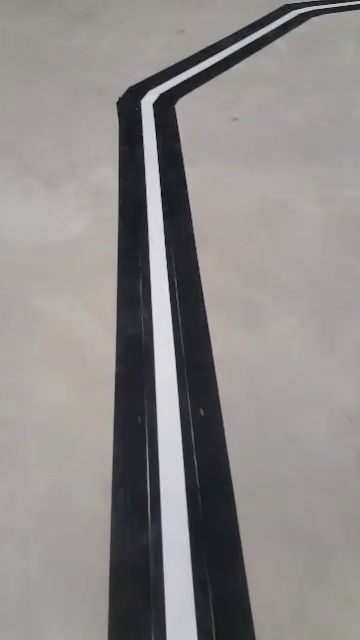
#> input picture frame 17 of white_line_1.mp4, 360 x 640 px, given in place of white_line_3.mp4, which was not available
$ python HOG.py   (older library calls are emulated)
#> lines starting #> are read from the running program, lines starting #| are printed output that depends on the picture; pictures that were not available may be replaced by others from this repository, and a replacement may not be noted
import matplotlib.pyplot as pyplot
import cv2 as cv
from time import sleep

from skimage.feature import hog
from skimage import exposure

cap = cv.VideoCapture("white_line_3.mp4")
# hog = cv.HOGDescriptor()

for i in range(1):
    ret, frame = cap.read()
    fd, hog_image = hog(frame, orientations=8, pixels_per_cell=(16,16),
                    cells_per_block=(1,1),visualize=True,multichannel=True)

    hog_image_rescaled = exposure.rescale_intensity(hog_image,in_range=(0,10))

    # cv.imshow("Normal", frame)
    cv.imshow("White line", hog_image_rescaled)
    # cv.imshow("Frame", edges)
    # sleep(0.05)

    if cv.waitKey(1) & 0xFF == ord("q"):
        break
#> this loop made 1 pass; (key q is pressed on pass 1)
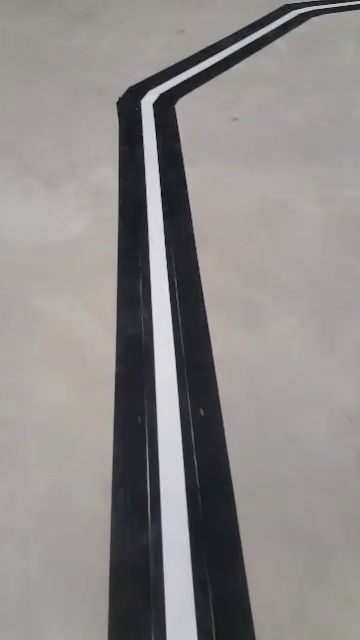
#> input picture frame 17 of white_line_1.mp4, 360 x 640 px, given in place of white_line_3.mp4, which was not available
#> pass 1, `fd, hog_image = hog(frame, orientations=8, pixels_per_cell=(16,16), ce..`:
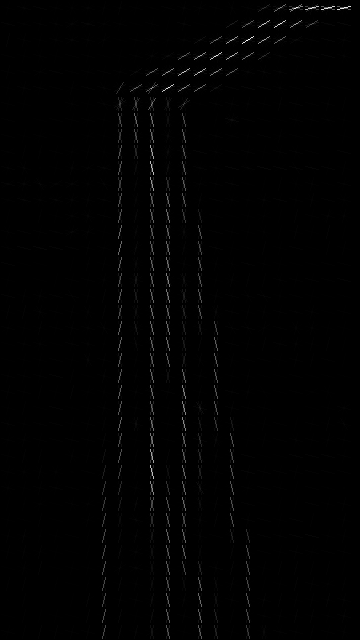
#> hog_image: shape (640, 360) float64; min 0, max 44.79, mean 0.3; drawn with min black and max white
#> pass 1, `hog_image_rescaled = exposure.rescale_intensity(hog_image,in_range=(0,..`:
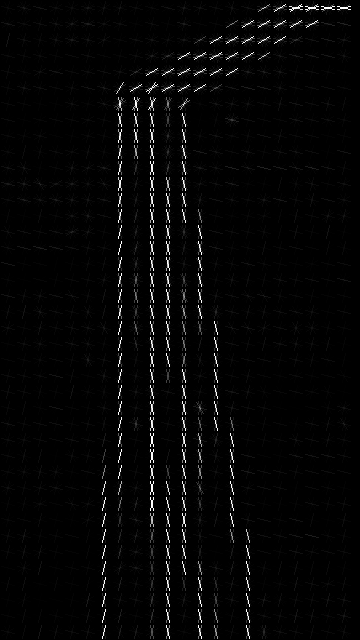
#> hog_image_rescaled: shape (640, 360) float64; min 0, max 1, mean 0.0217
#> frame is the input picture: shape (640, 360, 3); mean B, G, R 136.4, 137.8, 141.3

$ run again, starting later in the video
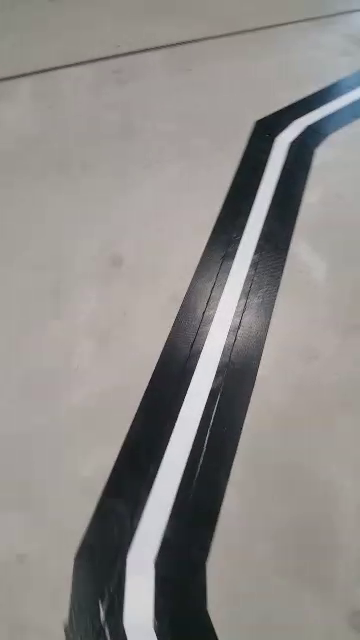
#> input picture frame 78 of white_line_1.mp4, 360 x 640 px, given in place of white_line_3.mp4, which was not available
#> the loop `for i in range(1):` made 1 pass; (key q is pressed on pass 1)
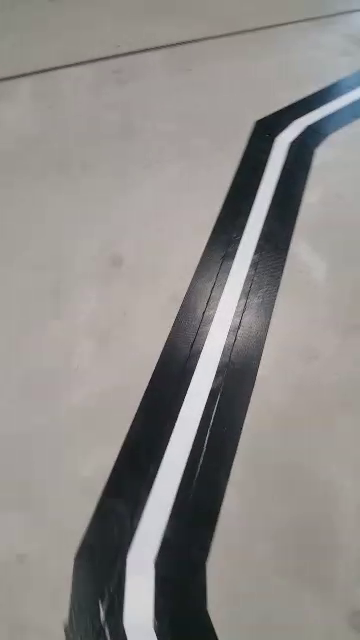
#> input picture frame 78 of white_line_1.mp4, 360 x 640 px, given in place of white_line_3.mp4, which was not available
#> pass 1, `fd, hog_image = hog(frame, orientations=8, pixels_per_cell=(16,16), ce..`:
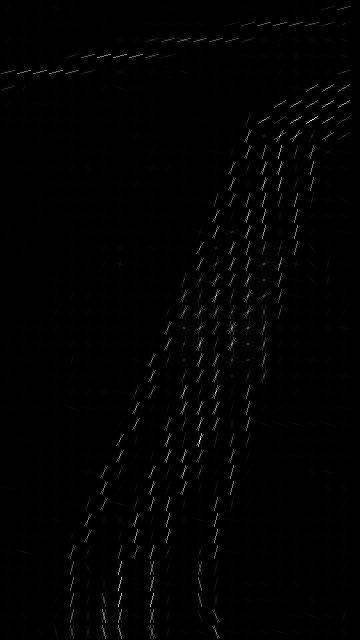
#> hog_image: shape (640, 360) float64; min 0, max 34.81, mean 0.3; drawn with min black and max white
#> pass 1, `hog_image_rescaled = exposure.rescale_intensity(hog_image,in_range=(0,..`:
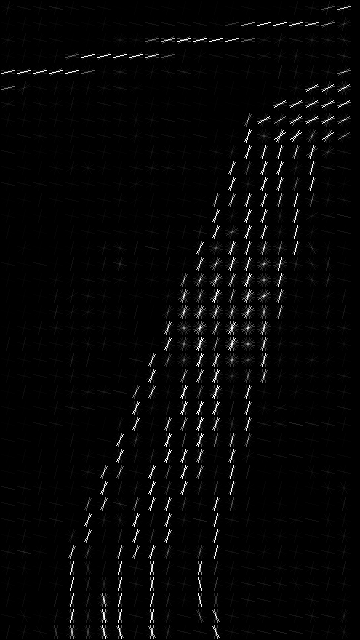
#> hog_image_rescaled: shape (640, 360) float64; min 0, max 1, mean 0.0237
#> frame is the input picture: shape (640, 360, 3); mean B, G, R 136.9, 139.6, 142.7

$ run again, starting later in the video
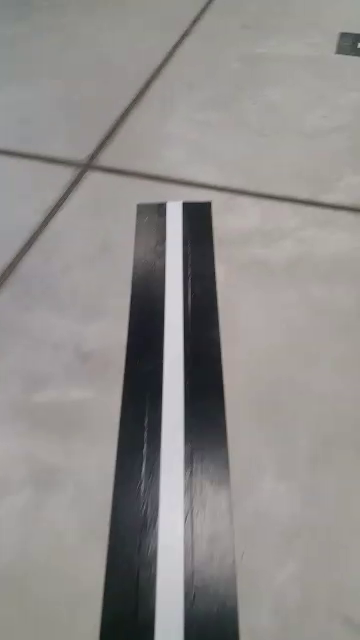
#> input picture frame 140 of white_line_1.mp4, 360 x 640 px, given in place of white_line_3.mp4, which was not available
#> the loop `for i in range(1):` made 1 pass; (key q is pressed on pass 1)
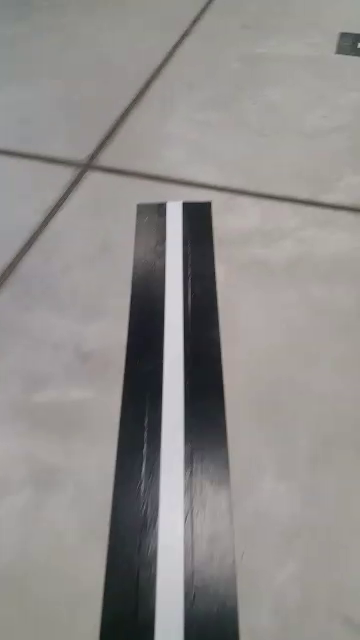
#> input picture frame 140 of white_line_1.mp4, 360 x 640 px, given in place of white_line_3.mp4, which was not available
#> pass 1, `fd, hog_image = hog(frame, orientations=8, pixels_per_cell=(16,16), ce..`:
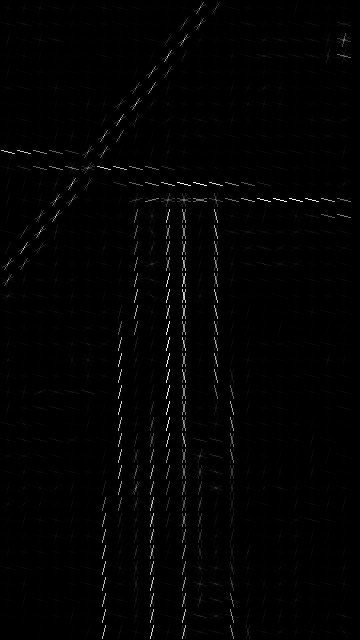
#> hog_image: shape (640, 360) float64; min 0, max 21.21, mean 0.2; drawn with min black and max white
#> pass 1, `hog_image_rescaled = exposure.rescale_intensity(hog_image,in_range=(0,..`:
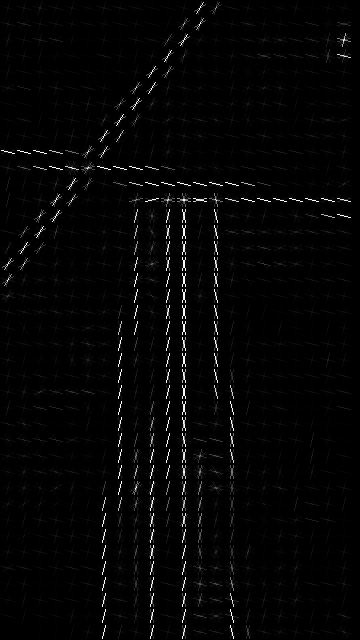
#> hog_image_rescaled: shape (640, 360) float64; min 0, max 1, mean 0.0203
#> frame is the input picture: shape (640, 360, 3); mean B, G, R 139.4, 141.3, 144
